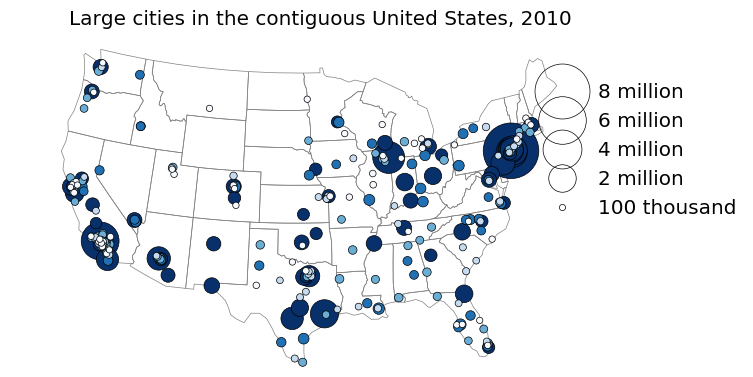

Generate this figure with Python:
import sys; sys.path.insert(0, '../../')
import geoplot as gplt
import geoplot.crs as ccrs
import geopandas as gpd
import matplotlib.pyplot as plt


# Shape the data.
cities = gpd.read_file("../../data/cities/citiesx010g.shp")
continental_cities = cities[cities['STATE'].map(lambda s: s not in ['PR', 'AK', 'HI', 'VI'])]
continental_cities = continental_cities[continental_cities['POP_2010'] > 100000]

usa = gpd.read_file("../../data/united_states/usa.geojson")
continental_usa = usa[~usa['adm1_code'].isin(['USA-3517', 'USA-3563'])]


# Plot the figure.
poly_kwargs = {'linewidth': 0.5, 'edgecolor': 'gray', 'zorder': -1}
point_kwargs = {'linewidth': 0.5, 'edgecolor': 'black', 'alpha': 1}
legend_kwargs = {'bbox_to_anchor': (1.2, 0.9), 'frameon': False}

ax = gplt.polyplot(continental_usa,
                   projection=ccrs.AlbersEqualArea(central_longitude=-98, central_latitude=39.5),
                   **poly_kwargs)

# Unfortunately the plot comes out with a bit of Florida clipped off, which we have to correct by hand. The exact
# values needed were found by using ax.get_ylim() and then poking around a bit.
ax.set_ylim((-1597757.3894385984, 1457718.4893930717))

gplt.pointplot(continental_cities, projection=ccrs.AlbersEqualArea(), ax=ax,
               scale='POP_2010', limits=(1, 80),
               hue='POP_2010', cmap='Blues',
               legend=True, legend_var='scale',
               legend_values=[8000000, 6000000, 4000000, 2000000, 100000],
               legend_labels=['8 million', '6 million', '4 million', '2 million', '100 thousand'],
               legend_kwargs=legend_kwargs,
               **point_kwargs)

plt.title("Large cities in the contiguous United States, 2010")
plt.savefig("largest-cities-usa.png", bbox_inches='tight', pad_inches=0.1)